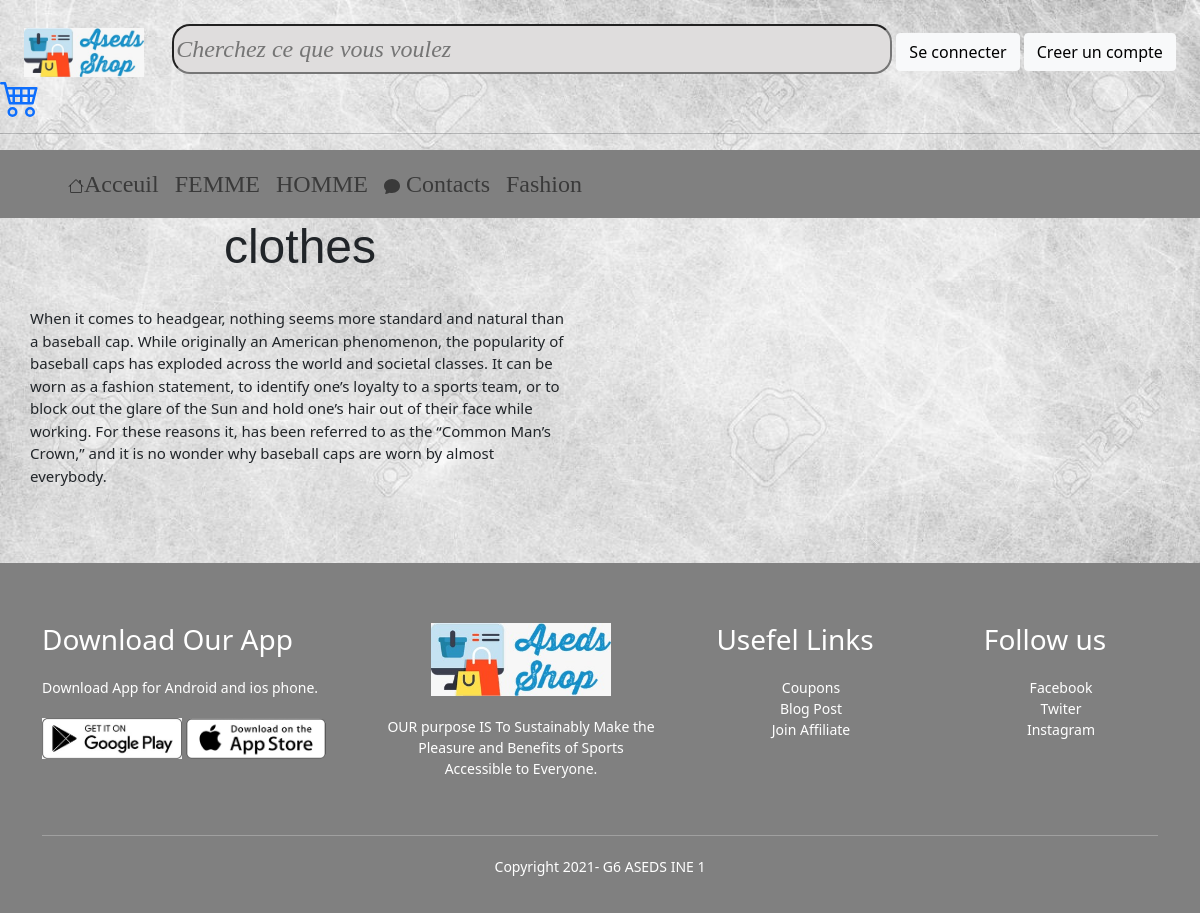
/shop/articles.php, run on the app's committed database.
### tables this page shows
CREATE TABLE `articles` (
  `article_id` int(11) NOT NULL,
  `article_title` varchar(2000) NOT NULL,
  `article_body` mediumtext NOT NULL,
  `article_image` varchar(2000) DEFAULT NULL,
  `articles_date` datetime NOT NULL DEFAULT current_timestamp()
);

### shop/articles.php (the view, shortened to what this page needs)
<?php
require_once "config.php";
?>
<!DOCTYPE html>
<html lang="en">
<head>
    <link rel="stylesheet" href="articles.css">
    <?php include 'links.php';?>
</head>
<body>
<?php include 'header.php';?>
 <?php
 $sql = "SELECT * FROM articles ; ";
  $result = mysqli_query($link, $sql);
?>
<div class="fluid-container">
<div class="article_row">
<?php
if (mysqli_num_rows($result) > 0) {
  while ($row = $result->fetch_assoc()) {
    $article_id = $row["article_id"];
	$title = $row["article_title"];
	$body = $row["article_body"];
    ?>
    <div class="article_column" id="<?php echo $article_id."id" ?>">
        <h2 id="title"><?php echo $title ?></h1>
        <p id="body"><?php echo $body ?></p>
	</div>
<?php
	}}
?>
</div>
</div>
<?php include 'footer.php'; ?>
</body>
</html>

### shop/articles.css (style rules this page uses)
body { background: url(gray.jpg); background-size: cover; }
.article_row > .article_column { padding: 0 0; }
.article_row:after { content: ""; display: table; clear: both; }
.article_column { float: left; width: 45%; margin-left: 2.5%; margin-right: 2.5%; margin-bottom: 5vw; }
#title { font-size: 4vw; text-align: center; font-family: 'Franklin Gothic Medium', 'Arial Narrow', Arial, sans-serif; }
#body { font-size: 1.25vw; }

### data on the page
articles: article_title "clothes", article_body "When it comes to headgear, nothing seems more standard and natural than a baseball cap. While originally an American phenomenon, the popularity of baseball caps has exploded across the world and societal classes. It can be worn as a fashion statement, to identify one’s loyalty to a sports team, or to block out the glare of the Sun and hold one’s hair out of their face while working. For these reasons it, has been referred to as the “Common Man’s Crown,” and it is no wonder why baseball caps are worn by almost everybody."

### other printed values
$product_category "FEMME"
$product_category "HOMME"
